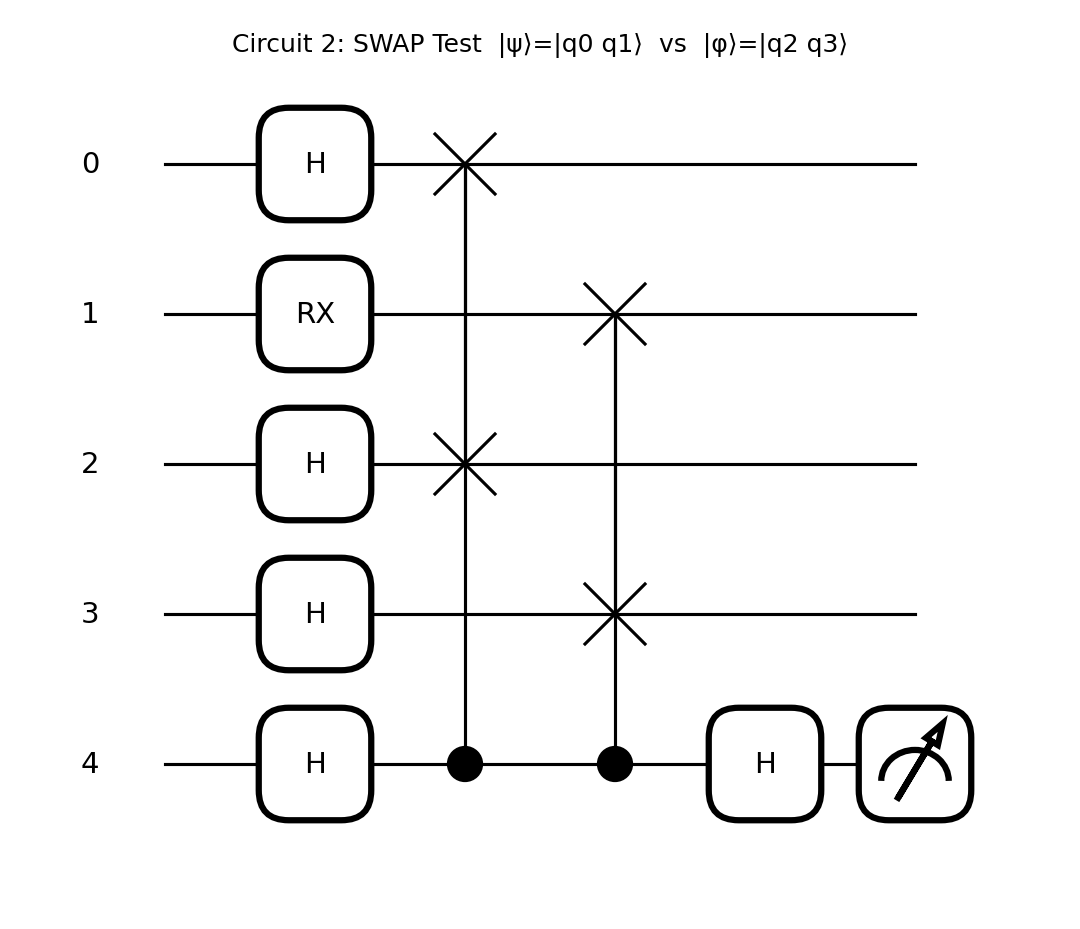

Write Python code to recreate this figure.
"""
Task I – Part 2: SWAP Test Circuit
====================================
State preparation
-----------------
  q0 : Hadamard gate             → (|0> + |1>) / sqrt(2)
  q1 : RX(pi/3)                  → cos(pi/6)|0> − i·sin(pi/6)|1>
  q2 : Hadamard gate             → (|0> + |1>) / sqrt(2)
  q3 : Hadamard gate             → (|0> + |1>) / sqrt(2)

SWAP test compares |ψ> = |q0 q1> against |φ> = |q2 q3>
---------------------------------------------------------
An ancilla qubit (q4) is used. The procedure is:
  1. H on ancilla
  2. Controlled-SWAP(ancilla, q0, q2)  – swaps first qubits of each state
  3. Controlled-SWAP(ancilla, q1, q3)  – swaps second qubits of each state
  4. H on ancilla
  5. Measure ancilla in the computational basis

Outcome interpretation:
  P(ancilla=0) = (1 + |<ψ|φ>|²) / 2
  |<ψ|φ>|²    = 2·P(ancilla=0) − 1
"""

import pennylane as qml
from pennylane import numpy as np
import matplotlib
matplotlib.use("Agg")
import matplotlib.pyplot as plt

# ---------------------------------------------------------------------------
# Simulator backend
# Wire assignment: 0–1 encode |ψ⟩, 2–3 encode |φ⟩, 4 is the ancilla
# ---------------------------------------------------------------------------
dev = qml.device("default.qubit", wires=5)


# ---------------------------------------------------------------------------
# Circuit definition
# ---------------------------------------------------------------------------
@qml.qnode(dev)
def circuit2():
    # --- State preparation ---------------------------------------------------

    # Prepare |ψ⟩ = |q0 q1⟩
    qml.Hadamard(wires=0)          # q0 → (|0⟩ + |1⟩) / √2
    qml.RX(np.pi / 3, wires=1)    # q1 → cos(π/6)|0⟩ − i·sin(π/6)|1⟩

    # Prepare |φ⟩ = |q2 q3⟩
    qml.Hadamard(wires=2)          # q2 → (|0⟩ + |1⟩) / √2
    qml.Hadamard(wires=3)          # q3 → (|0⟩ + |1⟩) / √2

    # --- SWAP test protocol --------------------------------------------------

    # Initialise the ancilla in an equal superposition to enable interference
    qml.Hadamard(wires=4)

    # Apply controlled-SWAP gates between corresponding register qubits;
    # coherent overlap between |ψ⟩ and |φ⟩ is encoded in the ancilla phase
    qml.CSWAP(wires=[4, 0, 2])    # conditionally exchange q0 and q2
    qml.CSWAP(wires=[4, 1, 3])    # conditionally exchange q1 and q3

    # Second Hadamard on the ancilla converts the phase difference into a
    # measurable probability difference: P(|0⟩) = (1 + |⟨ψ|φ⟩|²) / 2
    qml.Hadamard(wires=4)

    return qml.probs(wires=4)


# ---------------------------------------------------------------------------
# Analytical verification — closed-form computation of |⟨ψ|φ⟩|²
# ---------------------------------------------------------------------------
def analytical_overlap():
    """
    |ψ_0⟩ = H|0⟩ = (|0⟩ + |1⟩) / √2
    |ψ_1⟩ = RX(π/3)|0⟩ = cos(π/6)|0⟩ − i·sin(π/6)|1⟩
    |φ_0⟩ = H|0⟩ = (|0⟩ + |1⟩) / √2
    |φ_1⟩ = H|0⟩ = (|0⟩ + |1⟩) / √2

    The product-state inner product factorises as:
    ⟨ψ|φ⟩ = ⟨ψ_0|φ_0⟩ · ⟨ψ_1|φ_1⟩
    """
    # ⟨ψ_0|φ_0⟩ = ⟨+|+⟩ = 1  (identical states)
    inner_0 = complex(1.0)

    # ⟨ψ_1|φ_1⟩ evaluated in the computational basis
    c = np.cos(np.pi / 6)
    s = np.sin(np.pi / 6)
    inner_1 = (c + 1j * s) / np.sqrt(2)

    overlap = abs(inner_0 * inner_1) ** 2
    return float(np.real(overlap))


# ---------------------------------------------------------------------------
# Entry point — runs the circuit, reports overlap, and exports visualisations
# ---------------------------------------------------------------------------
def main():
    probs = circuit2()
    p0 = float(probs[0])
    p1 = float(probs[1])

    # Recover the squared overlap from the SWAP test relation:
    # |⟨ψ|φ⟩|² = 2·P(|0⟩) − 1
    overlap_sim = 2.0 * p0 - 1.0
    overlap_theory = analytical_overlap()

    print("=" * 60)
    print("Circuit 2 – SWAP Test Results")
    print("=" * 60)
    print(f"  P(ancilla = |0⟩) = {p0:.6f}")
    print(f"  P(ancilla = |1⟩) = {p1:.6f}")
    print()
    print(f"  |⟨ψ|φ⟩|² (simulated)  = {overlap_sim:.6f}")
    print(f"  |⟨ψ|φ⟩|² (analytical) = {overlap_theory:.6f}")
    print()
    if np.isclose(overlap_sim, 1.0, atol=1e-4):
        print("  Verdict: states are IDENTICAL")
    elif np.isclose(overlap_sim, 0.0, atol=1e-4):
        print("  Verdict: states are ORTHOGONAL")
    else:
        print(f"  Verdict: states have a squared overlap of {overlap_sim:.4f}")

    # Render and export the circuit diagram as a high-resolution PNG
    fig, ax = qml.draw_mpl(circuit2)()
    fig.suptitle("Circuit 2: SWAP Test  |ψ⟩=|q0 q1⟩  vs  |φ⟩=|q2 q3⟩", fontsize=12)
    fig.tight_layout()
    fig.savefig("circuit2.png", dpi=150, bbox_inches="tight")
    print("Circuit diagram saved → circuit2.png")
    plt.close(fig)

    # Plot the ancilla measurement probabilities as a bar chart to provide
    # a clear visual summary of the SWAP test outcome
    fig2, ax2 = plt.subplots(figsize=(5, 4))
    bars = ax2.bar(["Ancilla |0⟩", "Ancilla |1⟩"], [p0, p1],
                   color=["steelblue", "tomato"], edgecolor="black", width=0.5)
    for bar, val in zip(bars, [p0, p1]):
        ax2.text(bar.get_x() + bar.get_width() / 2,
                 bar.get_height() + 0.01, f"{val:.4f}",
                 ha="center", va="bottom", fontsize=11)
    ax2.set_ylim(0, 1.1)
    ax2.set_ylabel("Probability")
    ax2.set_title(f"SWAP Test Measurement\n|⟨ψ|φ⟩|² ≈ {overlap_sim:.4f}")
    fig2.tight_layout()
    fig2.savefig("swap_test_result.png", dpi=150, bbox_inches="tight")
    print("Result chart saved  → swap_test_result.png")
    plt.close(fig2)

    print("\nText circuit diagram:")
    print(qml.draw(circuit2)())


if __name__ == "__main__":
    main()
